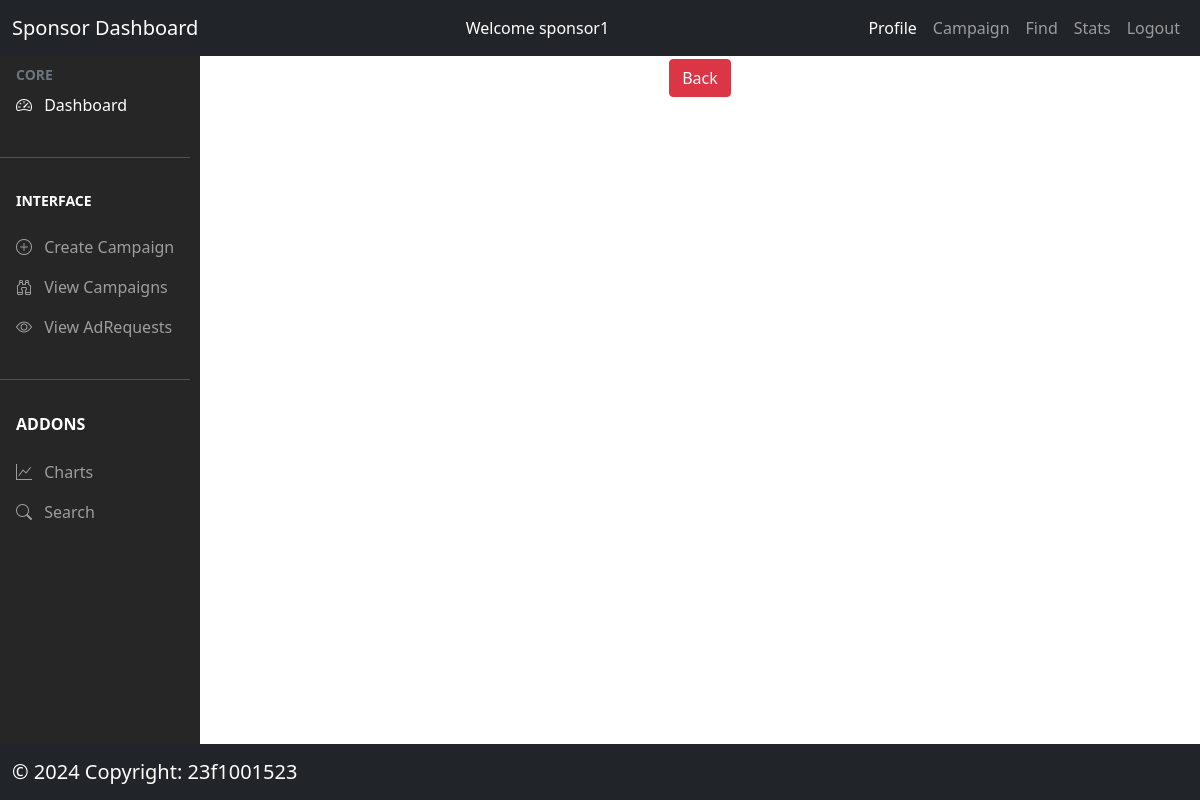
Before: /sponsor/campaign/table/6 (signed in) with the older database file.
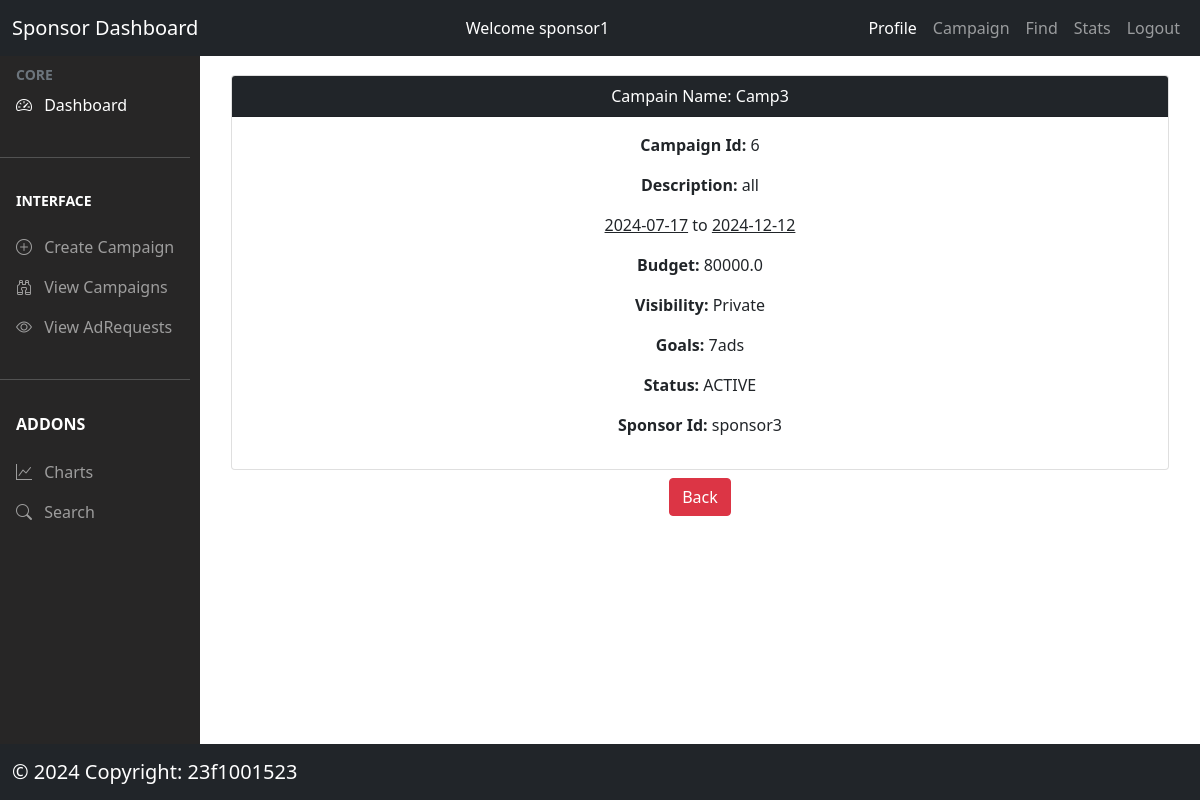
After: the same page with the newer database file.
### models/model.py (models this page shows, shortened)
class Campaign(db.Model):
  __tablename__ = 'campaigns'
  campaign_id = db.Column(db.Integer, autoincrement=True, primary_key=True)
  name = db.Column(db.String(200), nullable=False)
  description = db.Column(db.String(500), nullable=False)
  start_date = db.Column(db.String(200), nullable=False)
  end_date = db.Column(db.String(200), nullable=False)
  budget = db.Column(db.Float, nullable=False)
  visibility = db.Column(db.String(200), nullable=False)
  goals = db.Column(db.String(200), nullable=False)
  status = db.Column(db.String(200), nullable=False)  #active or inactive
  sponsor_id = db.Column(db.String(200),
                         db.ForeignKey("sponsors.sponsor_id"),
                         nullable=False)
  adrequests = db.relationship("AdRequest", backref="campaign", lazy=True)
  create_date = db.Column(db.DateTime, default=datetime.now(timezone.utc))
  expiry = db.Column(db.String(100), nullable=False)  # campaign expiry date

### controllers/sponsor.py (the view)
@app.route('/sponsor/campaign/table/<id>')
@login_required_sponsor
def show_sponsor_details(id):
  try:
    campaigns = Campaign.query.filter_by(campaign_id=id).all()
    return render_template('/sponsor/sponsor_campaign_table.html',
                          campaigns=campaigns)
  except:
    flash(fatalerror)

### controllers/usermanager.py (called while the page is built)
def login_required_sponsor(func):
  @wraps(func)
  def wrapper_sponsor(*args, **kwargs):
    if session.get('loggedin') is None or session['user_type'] != 'sponsor':
      flash('You need to login first')
      return redirect(url_for('login'))
    return func(*args, **kwargs)
  return wrapper_sponsor

### templates/sponsor/sponsor_campaign_table.html (shortened to what this page needs)
{% extends '/sponsor/sponsor_dashboard.html' %}
{% block content %}
<div class='container'>
  <div class="row text-center ">
    {% if campaigns %}
    {% for campaign in campaigns %}
    <div class="col m-3 mb-2">
      <div class="card">
        <div class="card-header bg-dark text-white">
          Campain Name: {{campaign.name}}
        </div>
        <div class="card-body">
          <p><b>Campaign Id:</b> {{ campaign.campaign_id }}</p>
          <p><b>Description:</b> {{ campaign.description }}</p>
           <p><u>{{ campaign.start_date }}</u> to <u>{{ campaign.end_date }}</u></p>
           <p><b>Budget:</b> {{campaign.budget}}</p>
          <p><b>Visibility:</b> {{campaign.visibility}}</p>
          <p><b>Goals:</b> {{campaign.goals}}</p>
          <p><b>Status:</b> {{campaign.status}}</p>
          <p><b>Sponsor Id:</b> {{campaign.sponsor_id}}</p>
        </div>
      </div>
      {% endfor %}
      {% endif %}
    </div>
  </div>
<div class='text-center'>
<td><a type="button" href='/sponsor/campaign/show' class="btn btn-danger text-white text-center ml-5">Back</a></td>
  </div>
{% endblock %}

Changed rows visible on the page:
added Campaign: name "Camp3", campaign_id "6", description "all", start_date "2024-07-17", end_date "2024-12-12", budget "80000.0", visibility "Private", goals "7ads", status "ACTIVE", sponsor_id "sponsor3"
